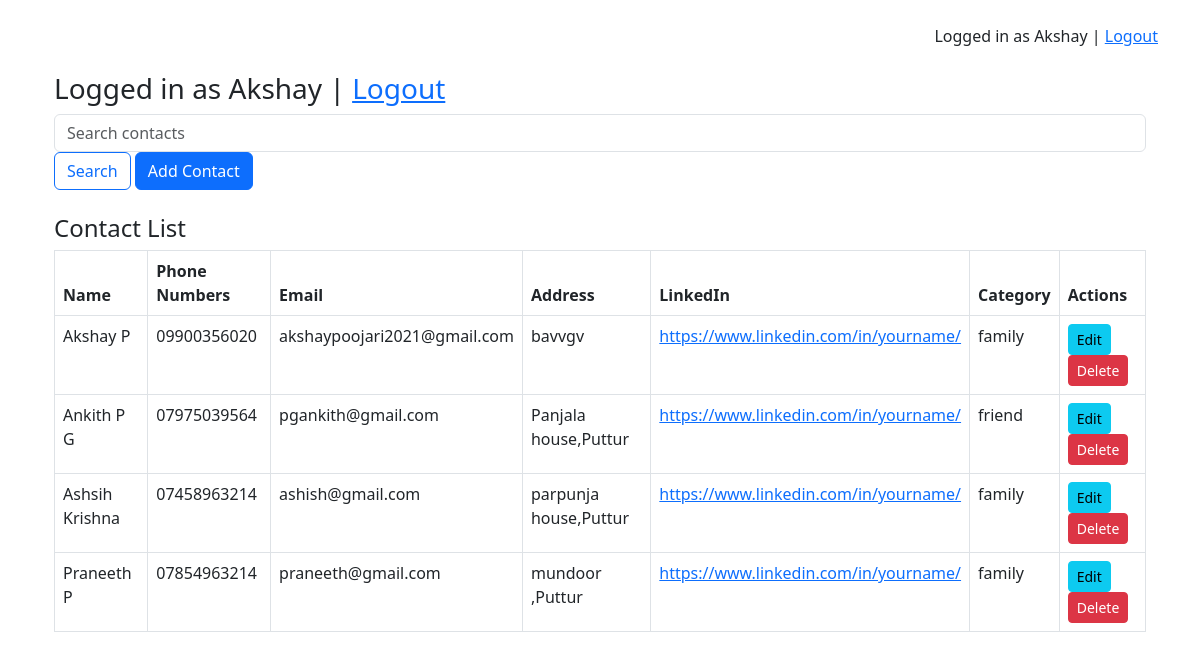
/ (signed in), run on the app's committed database.
### tables this page shows
CREATE TABLE users (
            id INTEGER PRIMARY KEY AUTOINCREMENT,
            username TEXT UNIQUE,
            password TEXT
        );

CREATE TABLE contacts (
            id INTEGER PRIMARY KEY AUTOINCREMENT,
            user_id INTEGER,
            first_name TEXT,
            last_name TEXT,
            phone TEXT,
            email TEXT,
            address TEXT,
            linkedin TEXT,
            category TEXT,
            FOREIGN KEY(user_id) REFERENCES users(id)
        );

### app.py (the view)
        @app.route('/')
        def home():
            if 'username' not in session:
                return redirect(url_for('login'))
            user = User.get_by_username(session['username'])
            query = request.args.get('q', '').lower()
            contacts = Contact.get_all(user['id'], query)
            return render_template('home.html', contacts=contacts, username=user['username'], query=query)

### models.py (called while the page is built, shortened)
def get_connection():
    conn = sqlite3.connect(DB_NAME)
    conn.row_factory = sqlite3.Row
    return conn

    @staticmethod
    def get_by_username(username):
        with get_connection() as con:
            return con.execute("SELECT * FROM users WHERE username=?", (username,)).fetchone()

    @staticmethod
    def get_all(user_id, query=""):
        with get_connection() as con:
            return con.execute("SELECT * FROM contacts WHERE user_id=? ORDER BY first_name ASC", (user_id,)).fetchall()

### templates/home.html
{% extends 'layout.html' %}
{% block content %}
<div class="container mt-4">
    <h3>Logged in as {{ username }} | <a href="{{ url_for('logout') }}">Logout</a></h3>
    <form method="get" class="form-inline my-2">
        <input type="text" name="q" value="{{ query }}" placeholder="Search contacts" class="form-control mr-2">
        <button type="submit" class="btn btn-outline-primary">Search</button>
        <a href="{{ url_for('add_contact') }}" class="btn btn-primary ml-2">Add Contact</a>
    </form>
    <h4 class="mt-4">Contact List</h4>
    {% if contacts %}
    <table class="table table-bordered mt-2">
        <thead class="thead-light">
            <tr>
                <th>Name</th>
                <th>Phone Numbers</th>
                <th>Email</th>
                <th>Address</th>
                <th>LinkedIn</th>
                <th>Category</th>
                <th>Actions</th>
            </tr>
        </thead>
        <tbody>
            {% for c in contacts %}
            <tr>
                <td>{{ c.first_name }} {{ c.last_name }}</td>
                <td>{{ c.phone }}</td>
                <td>{{ c.email }}</td>
                <td>{{ c.address }}</td>
                <td><a href="{{ c.linkedin }}" target="_blank">{{ c.linkedin }}</a></td>
                <td>{{ c.category }}</td>
                <td>
                    <a href="{{ url_for('edit_contact', contact_id=c.id) }}" class="btn btn-sm btn-info">Edit</a>
                    <a href="{{ url_for('delete_contact', contact_id=c.id) }}" class="btn btn-sm btn-danger" onclick="return confirm('Delete this contact?')">Delete</a>
                </td>
            </tr>
            {% endfor %}
        </tbody>
    </table>
    {% else %}
    <p>No contacts found.</p>
    {% endif %}
</div>
{% endblock %}

### templates/layout.html (shortened to what this page needs)
<!DOCTYPE html>
<html>
<head>
    <link rel="stylesheet" href="https://cdn.jsdelivr.net/npm/bootstrap@5.3.0/dist/css/bootstrap.min.css">
</head>
<body class="p-4">
    <div class="container">
        {% if session.username %}
            <p class="text-end">Logged in as {{ session.username }} | <a href="{{ url_for('logout') }}">Logout</a></p>
        {% endif %}
        {% block content %}{% endblock %}
    </div>
</body>
</html>

### data on the page
users: username "Akshay"
contacts: first_name "Akshay", last_name "P", phone "09900356020", email "akshaypoojari2021@gmail.com", address "bavvgv", linkedin "https://www.linkedin.com/in/yourname/", category "family"
contacts: first_name "Ankith", last_name "P G", phone "07975039564", email "pgankith@gmail.com", address "Panjala house,Puttur", linkedin "https://www.linkedin.com/in/yourname/", category "friend"
contacts: first_name "Ashsih", last_name "Krishna", phone "07458963214", email "ashish@gmail.com", address "parpunja house,Puttur", linkedin "https://www.linkedin.com/in/yourname/", category "family"
contacts: first_name "Praneeth", last_name "P", phone "07854963214", email "praneeth@gmail.com", address "mundoor ,Puttur", linkedin "https://www.linkedin.com/in/yourname/", category "family"

### other printed values
{{ session.username }} "Akshay"
